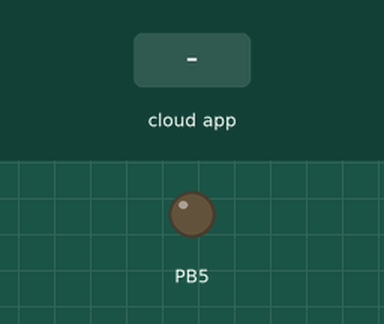
Simulated run of this sketch. Board: ATtiny85, built with avr-gcc and run on an emulated ATtiny85. Parts: output pins drawn as LEDs (lit = HIGH). The inputs (shaded band) are chosen by the test bench.

Above: at 2.7 s.
2.8 s: the phone or cloud app sets 1 to 1
At 4.0 s:
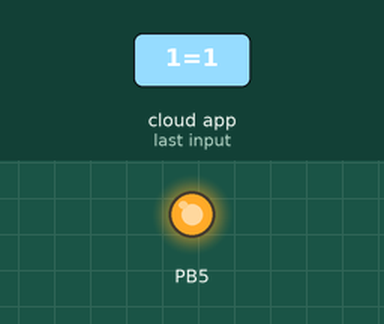
5.0 s: the phone or cloud app sets 1 to 0
At 6.8 s:
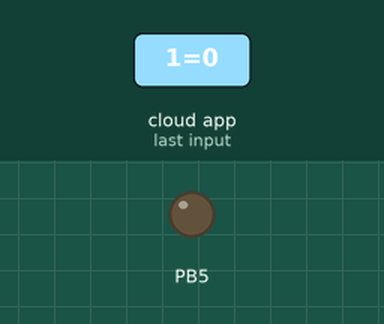
Timing chart, 0 to 8.3 s (numbered marks = the images above; inputs shaded):
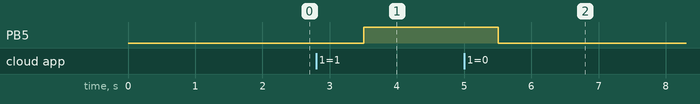

The sketch:

TI_ComunicacionMQTT.ino
```cpp
//libreria para acceder a las funciones de Cayenne
#include <CayenneMQTTESP8266.h>

//variables para la conexion de la red
char red[] = "HUAWEI Y5 2017";
char passwordWifi[] = "1234567890";

//variables que nos permien conectar con la pagina de Cayenne
char usuario[] = "123ac340-6618-11e9-933e-cf08617625ed";
char password[] = "5b8d6bf500c30debfdc1e7f66476dcefa093271b";
char clienteID[] = "a6bd1660-661f-11e9-9dd7-93e53f1934d3";


const int led = 14;
const int ventilador = 12;

void setup() {
  pinMode(led, OUTPUT);
  pinMode(ventilador, OUTPUT);
	Cayenne.begin(usuario, password, clienteID, red, passwordWifi);
}

void loop() {
	Cayenne.loop();
}
//Funciones que nos permiten comunicarnos con los canales virtuales de cayenne
CAYENNE_IN(1)
{
   int canalLed = getValue.asInt();
   digitalWrite(led, canalLed );
}

CAYENNE_IN(2)
{
   int canalVentilador = getValue.asInt();
   digitalWrite(ventilador, canalVentilador);
}
```

Measured:
- after the input at 2.8 s, PB5: LOW → HIGH after 0.71 s
- after the input at 5.0 s, PB5: HIGH → LOW after 0.51 s
